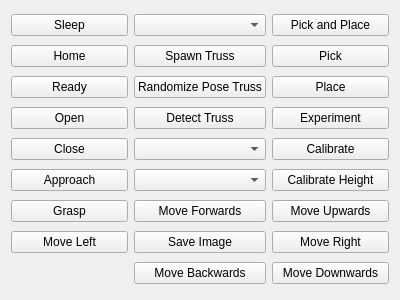
<?xml version="1.0" encoding="UTF-8"?>
<ui version="4.0">
 <class>GraspUI</class>
 <widget class="QWidget" name="GraspUI">
  <property name="geometry">
   <rect>
    <x>0</x>
    <y>0</y>
    <width>400</width>
    <height>300</height>
   </rect>
  </property>
  <property name="windowTitle">
   <string>Grasp UI</string>
  </property>
  <layout class="QGridLayout" name="gridLayout">

    <item row="0" column="0">
     <widget class="QPushButton" name="SleepButton">
      <property name="text">
       <string>Sleep</string>
      </property>
     </widget>
    </item>

   <item row="1" column="0">
    <widget class="QPushButton" name="HomeButton">
     <property name="text">
      <string>Home</string>
     </property>
    </widget>
   </item>

   <item row="2" column="0">
    <widget class="QPushButton" name="ReadyButton">
     <property name="text">
      <string>Ready</string>
     </property>
    </widget>
   </item>

   <item row="3" column="0">
    <widget class="QPushButton" name="OpenButton">
     <property name="text">
      <string>Open</string>
     </property>
    </widget>
   </item>

   <item row="4" column="0">
    <widget class="QPushButton" name="CloseButton">
     <property name="text">
      <string>Close</string>
     </property>
    </widget>
   </item>

   <item row="5" column="0">
    <widget class="QPushButton" name="ApproachButton">
     <property name="text">
      <string>Approach</string>
     </property>
    </widget>
   </item>

   <item row="6" column="0">
    <widget class="QPushButton" name="GraspButton">
     <property name="text">
      <string>Grasp</string>
     </property>
    </widget>
   </item>

   <item row="7" column="0">
    <widget class="QPushButton" name="MoveLeftButton">
     <property name="text">
      <string>Move Left</string>
     </property>
    </widget>
   </item>

   <item row="6" column="2">
    <widget class="QPushButton" name="MoveUpwardsButton">
     <property name="text">
      <string>Move Upwards</string>
     </property>
    </widget>
   </item>

   <item row="7" column="2">
    <widget class="QPushButton" name="MoveRightButton">
     <property name="text">
      <string>Move Right</string>
     </property>
    </widget>
   </item>

   <item row="8" column="2">
    <widget class="QPushButton" name="MoveDownwardsButton">
     <property name="text">
      <string>Move Downwards</string>
     </property>
    </widget>
   </item>

   <item row="0" column="1">
    <widget class="QComboBox" name="SelectSpawnTypeButton">
    </widget>
   </item>

   <item row="1" column="1">
    <widget class="QPushButton" name="SpawnTrussButton">
     <property name="text">
      <string>Spawn Truss</string>
     </property>
    </widget>
   </item>

  <item row="2" column="1">
    <widget class="QPushButton" name="SetPoseTrussButton">
     <property name="text">
      <string>Randomize Pose Truss</string>
     </property>
    </widget>
   </item>

   <item row="3" column="1">
    <widget class="QPushButton" name="DetectTrussButton">
     <property name="text">
      <string>Detect Truss</string>
     </property>
    </widget>
   </item>


   <item row="4" column="1">
    <widget class="QComboBox" name="ExperimentNameButton">
    </widget>
   </item>

   <item row="5" column="1">
    <widget class="QComboBox" name="ExperimentIDButton">
    </widget>
   </item>

   <item row="6" column="1">
    <widget class="QPushButton" name="MoveForwardsButton">
     <property name="text">
      <string>Move Forwards</string>
     </property>
    </widget>
   </item>

   <item row="7" column="1">
    <widget class="QPushButton" name="SaveImageButton">
     <property name="text">
      <string>Save Image</string>
     </property>
    </widget>
   </item>

   <item row="8" column="1">
    <widget class="QPushButton" name="MoveBackwardsButton">
     <property name="text">
      <string>Move Backwards</string>
     </property>
    </widget>
   </item>

   <item row="0" column="2">
    <widget class="QPushButton" name="PickPlaceButton">
     <property name="text">
      <string>Pick and Place</string>
     </property>
    </widget>
   </item>

   <item row="1" column="2">
    <widget class="QPushButton" name="PickButton">
     <property name="text">
      <string>Pick</string>
     </property>
    </widget>
   </item>

   <item row="2" column="2">
    <widget class="QPushButton" name="PlaceButton">
     <property name="text">
      <string>Place</string>
     </property>
    </widget>
   </item>

   <item row="3" column="2">
    <widget class="QPushButton" name="ExperimentButton">
     <property name="text">
      <string>Experiment</string>
     </property>
    </widget>
   </item>

   <item row="4" column="2">
    <widget class="QPushButton" name="CalibrateButton">
     <property name="text">
      <string>Calibrate</string>
     </property>
    </widget>
   </item>

   <item row="5" column="2">
    <widget class="QPushButton" name="CalibrateHeightButton">
     <property name="text">
      <string>Calibrate Height</string>
     </property>
    </widget>
   </item>

  </layout>
 </widget>
 <resources/>
 <connections/>
</ui>
